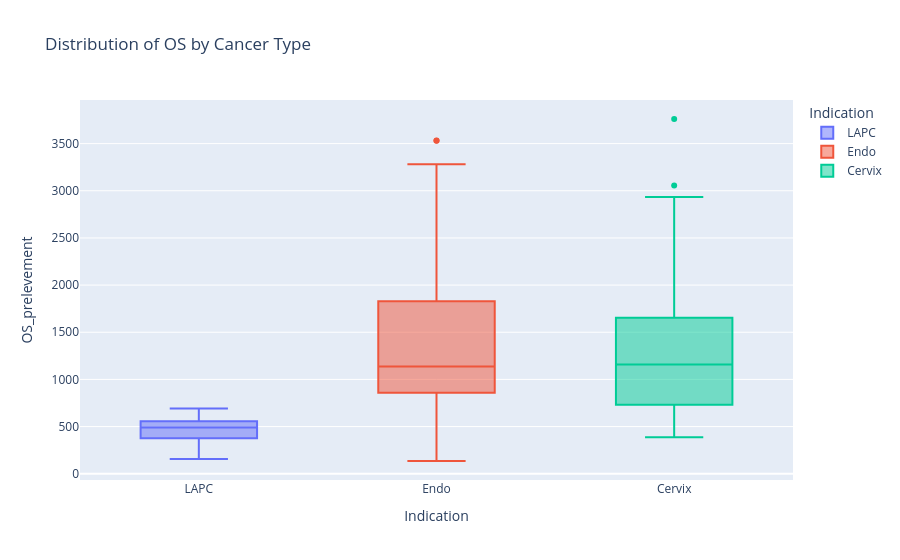

Notebook code cell kept with this figure:
### Code cell
px.box(clinical_data, x="Indication", y="OS_prelevement", color="Indication", title="Distribution of OS by Cancer Type")

### Figure 1 — Plotly figure (JSON) as saved in the notebook; plotly's stock layout.template omitted (floating-point values rounded to 4 significant figures)
{"data": [{"alignmentgroup": "True", "hovertemplate": "Indication=%{x}<br>OS_prelevement=%{y}<extra></extra>", "legendgroup": "LAPC", "marker": {"color": "#636efa"}, "name": "LAPC", "notched": false, "offsetgroup": "LAPC", "orientation": "v", "showlegend": true, "type": "box", "x": ["LAPC", "LAPC", "LAPC", "LAPC", "LAPC", "LAPC", "LAPC", "LAPC", "LAPC", "LAPC", "LAPC", "LAPC", "LAPC", "LAPC", "LAPC", "LAPC", "LAPC", "LAPC", "LAPC", "LAPC", "LAPC", "LAPC", "LAPC", "LAPC", "LAPC"], "x0": " ", "xaxis": "x", "y": [643, 550, 372, 531, 651, 401, 477, 576, 155, 691, 532, 377, 425, 592, 516, 568, 553, 251, 489, 418, 413, 504, 337, 342, 344], "y0": " ", "yaxis": "y"}, {"alignmentgroup": "True", "hovertemplate": "Indication=%{x}<br>OS_prelevement=%{y}<extra></extra>", "legendgroup": "Endo", "marker": {"color": "#EF553B"}, "name": "Endo", "notched": false, "offsetgroup": "Endo", "orientation": "v", "showlegend": true, "type": "box", "x": ["Endo", "Endo", "Endo", "Endo", "Endo", "Endo", "Endo", "Endo", "Endo", "Endo", "Endo", "Endo", "Endo", "Endo", "Endo", "Endo", "Endo", "Endo", "Endo", "Endo", "Endo", "Endo", "Endo", "Endo", "Endo", "Endo", "Endo", "Endo", "Endo", "Endo", "Endo", "Endo", "Endo", "Endo", "Endo", "Endo", "Endo", "Endo", "Endo", "Endo", "Endo", "Endo", "Endo", "Endo", "Endo", "Endo", "Endo", "Endo", "Endo", "Endo", "Endo", "Endo", "Endo", "Endo", "Endo", "Endo", "Endo", "Endo", "Endo", "Endo", "Endo", "Endo", "Endo", "Endo", "Endo", "Endo", "Endo", "Endo", "Endo", "Endo", "Endo", "Endo", "Endo", "Endo", "Endo", "Endo", "Endo", "Endo", "Endo", "Endo", "Endo", "Endo", "Endo", "Endo", "Endo", "Endo", "Endo", "Endo", "Endo", "Endo", "Endo", "Endo", "Endo", "Endo", "Endo", "Endo", "Endo", "Endo", "Endo", "Endo", "Endo"], "x0": " ", "xaxis": "x", "y": [1450, 135, 426, 540, 890, 569, 2086, 1606, 816, 3531, 1004, 1213, 682, 937, 382, 1103, 591, 1102, 1557, 774, 1467, 1978, 1691, 771, 3034, 1339, 217, 1138, 2980, 1116, 1090, 1522, 2128, 2269, 2296, 2133, 1870, 930, 1082, 1078, 2291, 455, 901, 3532, 3280, 2011, 1288, 836, 630, 2321, 696, 1162, 805, 880, 852, 775, 860, 2220, 1406, 1807, 903, 1622, 2484, 1076, 807, 499, 1833, 1273, 950, 2429, 865, 1353, 1539, 1615, 1034, 1034, 1999, 2635, 1559, 1826, 935, 553, 1576, 686, 1147, 1239, 1028, 704, 246, 907, 2439, 1389, 1151, 2203, 1025, 1669, 2562, 1106, 894, 704, 2669], "y0": " ", "yaxis": "y"}, {"alignmentgroup": "True", "hovertemplate": "Indication=%{x}<br>OS_prelevement=%{y}<extra></extra>", "legendgroup": "Cervix", "marker": {"color": "#00cc96"}, "name": "Cervix", "notched": false, "offsetgroup": "Cervix", "orientation": "v", "showlegend": true, "type": "box", "x": ["Cervix", "Cervix", "Cervix", "Cervix", "Cervix", "Cervix", "Cervix", "Cervix", "Cervix", "Cervix", "Cervix", "Cervix", "Cervix", "Cervix", "Cervix", "Cervix", "Cervix", "Cervix", "Cervix", "Cervix", "Cervix", "Cervix", "Cervix", "Cervix", "Cervix", "Cervix", "Cervix", "Cervix", "Cervix", "Cervix", "Cervix", "Cervix", "Cervix", "Cervix", "Cervix", "Cervix", "Cervix", "Cervix", "Cervix", "Cervix", "Cervix", "Cervix", "Cervix", "Cervix", "Cervix", "Cervix", "Cervix", "Cervix", "Cervix", "Cervix", "Cervix", "Cervix", "Cervix", "Cervix", "Cervix", "Cervix", "Cervix", "Cervix", "Cervix", "Cervix", "Cervix", "Cervix", "Cervix", "Cervix", "Cervix", "Cervix", "Cervix"], "x0": " ", "xaxis": "x", "y": [2415, 439, 575, 1023, 866, 589, 464, 780, 658, 2443, 2237, 1134, 3055, 536, 632, 1801, 987, 458, 1307, 1681, 1304, 1194, 680, 3761, 1468, 1903, 1899, 2934, 1730, 699, 838, 2274, 724, 388, 951, 941, 1034, 1450, 1057, 642, 1406, 877, 1355, 562, 1657, 510, 894, 541, 1721, 2035, 1167, 1185, 1642, 1357, 925, 757, 1382, 1020, 1235, 1694, 1380, 1442, 1074, 2004, 1158, 615, 1209], "y0": " ", "yaxis": "y"}], "layout": {"boxmode": "overlay", "legend": {"title": {"text": "Indication"}, "tracegroupgap": 0}, "title": {"text": "Distribution of OS by Cancer Type"}, "xaxis": {"anchor": "y", "categoryarray": ["LAPC", "Endo", "Cervix"], "categoryorder": "array", "domain": [0, 1], "title": {"text": "Indication"}}, "yaxis": {"anchor": "x", "domain": [0, 1], "title": {"text": "OS_prelevement"}}}}
